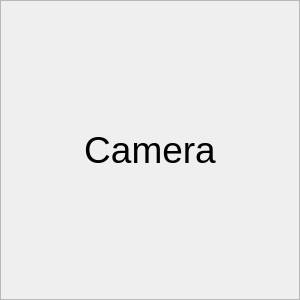
<?xml version="1.0" encoding="UTF-8"?>
<ui version="4.0">
 <class>Camera</class>
 <widget class="QWidget" name="Camera">
  <property name="geometry">
   <rect>
    <x>0</x>
    <y>0</y>
    <width>300</width>
    <height>300</height>
   </rect>
  </property>
  <property name="sizePolicy">
   <sizepolicy hsizetype="MinimumExpanding" vsizetype="MinimumExpanding">
    <horstretch>1</horstretch>
    <verstretch>1</verstretch>
   </sizepolicy>
  </property>
  <property name="minimumSize">
   <size>
    <width>100</width>
    <height>100</height>
   </size>
  </property>
  <property name="maximumSize">
   <size>
    <width>300</width>
    <height>300</height>
   </size>
  </property>
  <property name="sizeIncrement">
   <size>
    <width>1</width>
    <height>1</height>
   </size>
  </property>
  <property name="cursor">
   <cursorShape>CrossCursor</cursorShape>
  </property>
  <property name="mouseTracking">
   <bool>true</bool>
  </property>
  <property name="windowTitle">
   <string>Camera</string>
  </property>
  <layout class="QVBoxLayout" name="layout" stretch="0">
   <property name="margin">
    <number>0</number>
   </property>
   <item>
    <widget class="QLabel" name="cam">
     <property name="sizePolicy">
      <sizepolicy hsizetype="Expanding" vsizetype="Expanding">
       <horstretch>0</horstretch>
       <verstretch>0</verstretch>
      </sizepolicy>
     </property>
     <property name="font">
      <font>
       <pointsize>28</pointsize>
      </font>
     </property>
     <property name="cursor">
      <cursorShape>CrossCursor</cursorShape>
     </property>
     <property name="mouseTracking">
      <bool>true</bool>
     </property>
     <property name="frameShape">
      <enum>QFrame::StyledPanel</enum>
     </property>
     <property name="frameShadow">
      <enum>QFrame::Sunken</enum>
     </property>
     <property name="text">
      <string>Camera</string>
     </property>
     <property name="alignment">
      <set>Qt::AlignCenter</set>
     </property>
     <property name="textInteractionFlags">
      <set>Qt::NoTextInteraction</set>
     </property>
    </widget>
   </item>
  </layout>
 </widget>
 <resources/>
 <connections/>
</ui>
